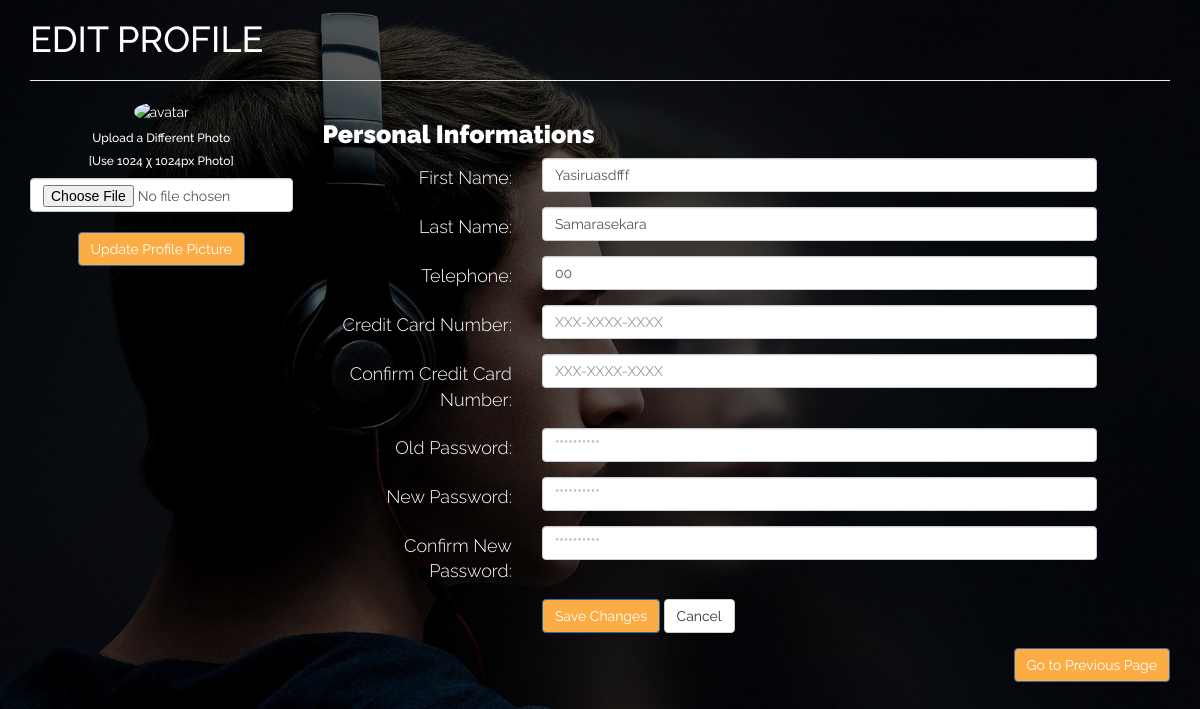
The app's page /profile.php (signed in) with its own data.
### tables this page shows
CREATE TABLE `users` (
  `userID` int(11) NOT NULL,
  `firstName` varchar(50) NOT NULL,
  `lastName` varchar(50) NOT NULL,
  `email` varchar(50) NOT NULL,
  `password` varchar(20) NOT NULL,
  `telephone` int(10) NOT NULL,
  `type` varchar(10) NOT NULL,
  `date` varchar(30) NOT NULL,
  `creditCardNo` int(20) DEFAULT NULL,
  `profPic` varchar(100) DEFAULT NULL
);

### php/profile_checking.php (called while the page is built, shortened)
<?php
require 'connect.inc.php';
$email=$_SESSION['email'];
$sql1 = "SELECT firstName FROM users WHERE email='$email' ";
$result1 = $db->query($sql1);
$row1 = mysqli_fetch_assoc($result1);
$sql2 = "SELECT lastName FROM users WHERE email='$email' ";
$result2 = $db->query($sql2);
$row2 = mysqli_fetch_assoc($result2);
$sql3 = "SELECT telephone FROM users WHERE email='$email' ";
$result3 = $db->query($sql3);
$row3 = mysqli_fetch_assoc($result3);
?>

### profile.php (the view, shortened to what this page needs)
<?php
require 'database/connect.inc.php';
include 'php/profile_checking.php';
$emailprof=$_SESSION['email'];
$sql5 = "SELECT profPic FROM users WHERE email='$emailprof' ";
$result5 = $db->query($sql5);
$row5 = mysqli_fetch_assoc($result5);
$profile=$row5['profPic'];
?>
<!DOCTYPE html>
<html lang="en">
<head>
<link rel="stylesheet" href="css/bootstrap.css">
<link rel="stylesheet" href="css/style_profile.css" type="text/css">
</head>
<body>
        <div class="container" >
        <h1>Edit Profile</h1>
        <hr>
        <div class="row" >
        <form method="post" action="<?php echo htmlspecialchars($_SERVER["PHP_SELF"]);?>" enctype="multipart/form-data">
          <div class="col-md-3">
            <div class="text-center">
              <img src="profPic/<?php echo $profile;?>" class="avatar img-circle" alt="avatar" height="150px" width="150px">
              <h6>Upload a Different Photo</h6>
              <h6>&#91;Use 1024&nbsp;&chi;&nbsp;1024px Photo&#93;</h6>
              <input type="file" class="form-control" name="profUpdate"><br>
              <button type="submit" class="btn btn-primary" name='profileSubmit' >Update Profile Picture</button>
            </div>
          </div>
            </form>
        <div class="col-md-9 personal-info">
        <h3>Personal Informations</h3>
        <form class="form-horizontal" method="post" action="<?php echo htmlspecialchars($_SERVER["PHP_SELF"]);?>">
          <div class="form-group">
            <label class="col-lg-3 control-label">First Name:</label>
            <div class="col-lg-8">
              <input class="form-control" type="text" value="<?php echo $row1['firstName']?>" name="firstName"><span><?php echo $error_message_FN;?></span>
            </div>
          </div>
          <div class="form-group">
            <label class="col-lg-3 control-label">Last Name:</label>
            <div class="col-lg-8">
              <input class="form-control" type="text" value="<?php echo $row2['lastName']?>" name="lastName"><span><?php echo $error_message_LN;?></span>
            </div>
          </div>
            <div class="form-group">
            <label class="col-lg-3 control-label">Telephone:</label>
            <div class="col-lg-8">
              <input class="form-control" type="tel" value="<?php echo "0".$row3['telephone'];?>" name="telephone"><span><?php echo $error_message_TEL;?></span>
            </div>
          </div>
          <div class="form-group">
            <label class="col-lg-3 control-label">Credit Card Number:</label>
            <div class="col-lg-8">
              <input class="form-control" type="text" placeholder="XXX-XXXX-XXXX" name="creditcardnum"><span><?php echo $error_message_CCN;?></span>
            </div>
          </div>
          <div class="form-group">
            <label class="col-lg-3 control-label">Confirm Credit Card Number:</label>
            <div class="col-lg-8">
              <input class="form-control" type="text" placeholder="XXX-XXXX-XXXX" name="rcreditcardnum"><span><?php echo $error_message_RCCN;?></span>
            </div>
          </div>
        <div class="form-group">
            <label class="col-md-3 control-label">Old Password:</label>
            <div class="col-md-8">
              <input class="form-control" type="password" placeholder="**********" name="o_password"><span><?php echo $error_message_OPW; ?></span>
            </div>
          </div>
          <div class="form-group">
            <label class="col-md-3 control-label">New Password:</label>
            <div class="col-md-8">
              <input class="form-control" type="password" placeholder="**********" name="password"><span><?php echo $error_message_PW;?></span>
            </div>
          </div>
          <div class="form-group">
            <label class="col-md-3 control-label">Confirm New Password:</label>
            <div class="col-md-8">
              <input class="form-control" type="password" placeholder="**********" name="rpassword"><span><?php echo $error_message_RPW;?></span>
            </div>
          </div>
          <div class="form-group">
            <label class="col-md-3 control-label"></label>
            <div class="col-md-8">
              <input type="submit" class="btn btn-primary" value="Save Changes" name="save">
              <input type="reset" class="btn btn-default" value="Cancel" name="reset">
            </div>
          </div>
        </form>
            <button style="float:right" class="btn btn-primary" onclick="history.go(-1);"><a href="" style="color:white">Go to Previous Page</a></button>
      </div>
    </div>
    </div><br><br><br>
</body>
</html>

### css/style_profile.css (style rules this page uses)
body { background-image:url(../img/11.jpg); background-size: cover; font-family: 'Raleway',sans-serif; text-rendering: optimizeLegibility !important; -webkit-font-smoothing: antialiased !important; color: #FFF; background-repeat: no-repeat; }
h1 { text-transform: uppercase; }
h3 { font-family: 'Raleway',sans-serif; font-size: 25px; font-weight: 900; }
a { color: #FCAC45; }
label { font-size: 18px; font-weight: 300; }
label,i { color: #FFFFFF; }
.btn.btn-primary { background-color: #FCAC45; transform: scale(1.0); transition-duration: 0.2s; }
.btn.btn-default { transform: scale(1.0); transition-duration: 0.2s; }

### records on screen
users: firstName "Yasiruasdfff", lastName "Samarasekara", telephone "00"
